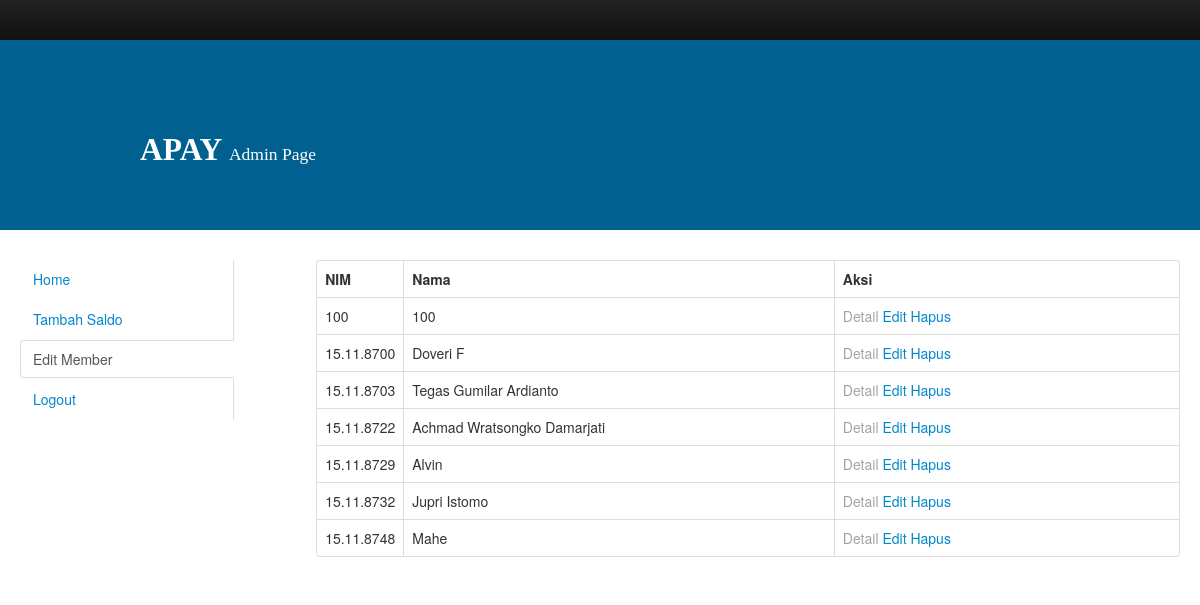
The page /admin/edit.php on the database its author committed.
### tables this page shows
CREATE TABLE `user` (
  `nim` varchar(20) NOT NULL,
  `nama` varchar(100) NOT NULL,
  `pin` varchar(100) NOT NULL,
  `idsaldo` varchar(100) NOT NULL,
  `email` varchar(30) NOT NULL
);

### admin/edit.php (the view, shortened to what this page needs)
<!DOCTYPE html>
<html>
  <head>
    <link href="old/css/bootstrap.min.css" rel="stylesheet" media="screen">
    <link rel="stylesheet" type="text/css" href="old/style.css">
  </head>
  <body>
    <div class="navbar navbar-inverse">
      <div class="navbar-inner" style="background: background: #003A57;">
      </div>
    </div>
    <div class="atas">
      <h2>APAY <small>Admin Page</small></h2>
    </div>
      <div class="container-fluid">
        <div class="row-fluid">
          <div class="span3">
              <div class="tabbable tabs-left">
                <ul class="nav nav-tabs">
                  <li>
                        <a href="admin.php">Home</a>
                  </li>
                  <li><a href="saldo.php">Tambah Saldo</a></li>
                  <li class="active"><a href="edit.php">Edit Member&nbsp;&nbsp;&nbsp;&nbsp;&nbsp;&nbsp;&nbsp;&nbsp;&nbsp;&nbsp;&nbsp;&nbsp;&nbsp;&nbsp;&nbsp;&nbsp;&nbsp;&nbsp;&nbsp;&nbsp;&nbsp;&nbsp;&nbsp;&nbsp;&nbsp;&nbsp;&nbsp;&nbsp;</a></li>
                  <li><a href="logout.php">Logout</a></li>
                </ul>
              </div>
          </div>
<div class="span9">
	<table class="table table-bordered">
	<tr>
		<th width="10%">NIM</th>
		<th>Nama</th>
		<th width="40%">Aksi</th>
	</tr>
		<?php
			include("koneksi.php");
			$sql   = "SELECT * FROM `user`";
			$hasil = mysqli_query($config,$sql) or exit("Error query: <b>".$sql."</b>.");
			while($data = mysqli_fetch_assoc($hasil))
			{
		?>
	<tr>
		<td ><?php echo $data['nim']; ?></td>
		<td><?php echo $data['nama']; ?></td>
		<td class="tombol">
		    <a href="edit_detail.php?kode=<?php echo $data['nim']; ?>" style="text-decoration: none; color: #A3A3A3">   Detail </a>
		    <a href="edit_update.php?kode=<?php echo $data['nim']; ?>" style="text-decoration: none;">   Edit </a>
        <a href="hapusMember.php?kode=<?php echo $data['nim']; ?>" style="text-decoration: none;">   Hapus </a>
		</td>
	</tr>
		<?php
			}
		?>
	</table>
</div>
  </body>
</html>

### admin/old/style.css (style rules this page uses)
.navbar-inner { border: 0px; background: #003A57; border-radius: 0px; font-family: calibri; }
.atas { width: 100%; background: #006191; margin-top: -20px; color: white; font-family: calibri light; padding-top: 80px; padding-bottom: 50px; margin-bottom: 30px; font-size: 25px; }
.atas h2 { margin-left: 140px; }
.atas small { color: white; }

### rows shown on the page
user: nim "100", nama "100"
user: nim "15.11.8700", nama "Doveri F"
user: nim "15.11.8703", nama "Tegas Gumilar Ardianto"
user: nim "15.11.8722", nama "Achmad Wratsongko Damarjati"
user: nim "15.11.8729", nama "Alvin"
user: nim "15.11.8732", nama "Jupri Istomo"
user: nim "15.11.8748", nama "Mahe"
